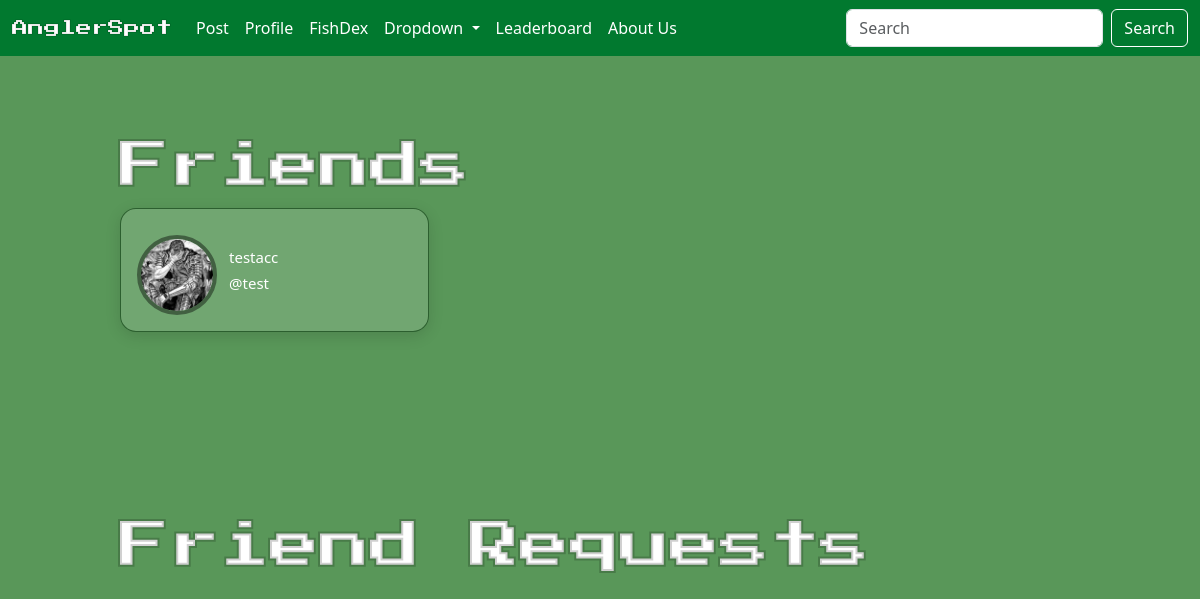
Page /friendslist/5/ (signed in) on the committed database.
### angler/models/user.py (models this page shows, shortened)
class User(AbstractUser):
    is_confirmed = models.BooleanField(default=False)
    is_private = models.BooleanField(default=False)
    points = models.PositiveIntegerField(default=0) #previous idea have a cap on points validators=[MaxValueValidator(5000)]
    @property
    def get_profile_name(self):
        return Profile.objects.get(user=self).profile_name
    def get_profile_image(self):
        return Profile.objects.get(user=self).profile_image

class Profile(models.Model):
    user = models.OneToOneField(User, on_delete=models.CASCADE)
    profile_image = models.ImageField(default='default_profile_img.jpg', upload_to='profile_img/', null=False, blank=True)
    profile_name = models.CharField(max_length=16, blank=True)
    bio = models.TextField(max_length=500, blank=True)

### angler/views/friends.py (the view)
# urls.py: path('friendslist/<int:user_id>/', FriendsListView.as_view(), name='friendslist'),
class FriendsListView(LoginRequiredMixin, View):
    login_url = '/login/'
    def get(self, request, user_id):
        friend_requests = FriendRequest.objects.filter(request_reciever=request.user,request_status=0 )
        user = User.objects.get(id=user_id)
        friends = FriendList.objects.get(user=user).friends.all()
        context = {
            'friends':friends,
            'friend_requests':friend_requests
        }
        return render(request, 'angler/friend.html', context)

### angler/templates/angler/friend.html (shortened to what this page needs)
{% extends 'angler/base.html'%}
{% load static %}
{% block content %}
<div class="title-row">
    <h2 class="section-title">Friends</h2>
</div>
<div class="results-grid">
    {% for friend in friends %}
        <a href="{% url 'user_profile' user_id=friend.id %}" class="result-card">
            <div class="result-card-header">
                <img src="{{ friend.get_profile_image.url }}" class="circle-image-sm">
                <div class="result-header-text">
                    <span class="result-name">{{friend.get_profile_name}}</span>
                    <span class="result-name">@{{friend.username}}</span>
                </div>
            </div>
        </a>
    {% endfor %}
</div>
<br>
<div class="title-row">
    <h2 class="section-title">Friend Requests</h2>
</div>
{% endblock %}

### angler/static/css/style.css (style rules this page uses)
a { text-decoration: none; color: green; }
img { background: transparent; }
.circle-image-sm { margin-top: 10px; width: 80px; height: 80px; border-radius: 50%; object-fit: cover; border: 4px solid #0000006c; box-shadow: inset 0px 4px 10px rgba(0, 0, 0, 0.158); }
.title-row { width: 80vw; margin: 10vh auto 12px; display: flex; align-items: center; justify-content: space-between; }
.section-title { width: 80vw; margin: 0; font-size: 50px; font-weight: 500; font-family: 'Press Start 2P'; color: #ffffff; -webkit-text-stroke: 4px #0000002f; }
body { background-color: #599759; }
.results-grid { width: 80vw; margin: 0 auto 10vh; display: grid; grid-template-columns: repeat(auto-fill, minmax(280px, 1fr)); gap: 16px; }
.result-card { background-color: rgba(255, 255, 255, 0.15); border: 1.5px solid #0133059d; border-radius: 16px; padding: 16px; display: flex; flex-direction: column; gap: 12px; text-decoration: none; color: inherit; transition: background 0.15s, border-color 0.15s, transform 0.1s; box-shadow: 0px 4px 15px rgba(0, 0, 0, 0.13); }
.result-card-header { display: flex; align-items: center; gap: 12px; }
.result-header-text { display: flex; flex-direction: column; gap: 4px; min-width: 0; }
.result-name { font-size: 15px; font-weight: 500; color: #ffffff; white-space: nowrap; overflow: hidden; text-overflow: ellipsis; }
.result-card { position: relative; }

### rows in the picture
User: get_profile_image (picture), get_profile_name "testacc", username "test"
